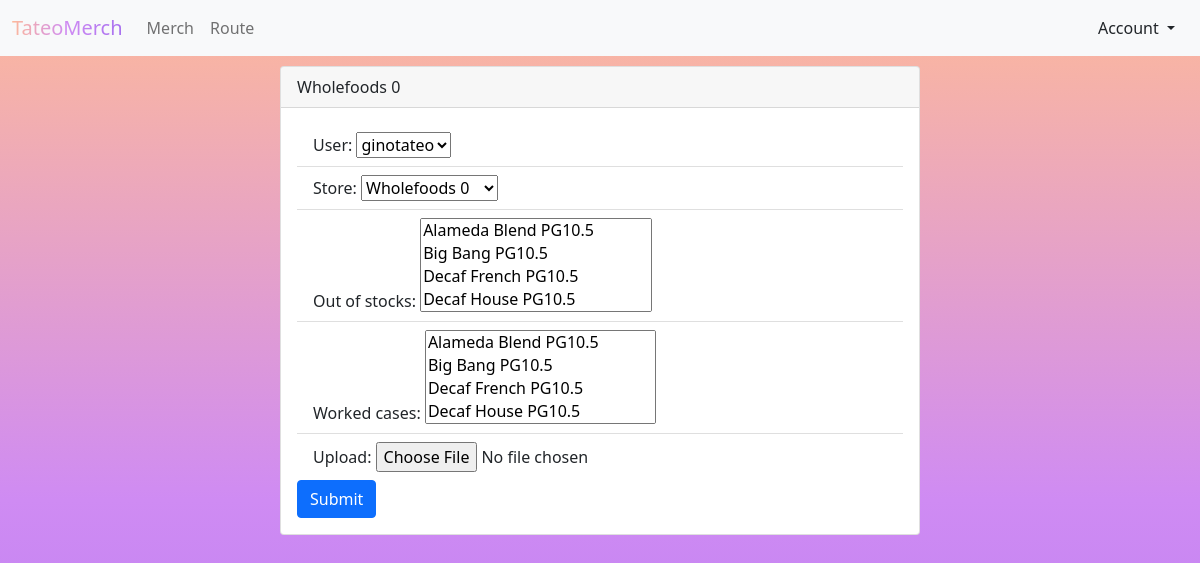
The page /merch/create-merch/2 (signed in) on the database as committed earlier.
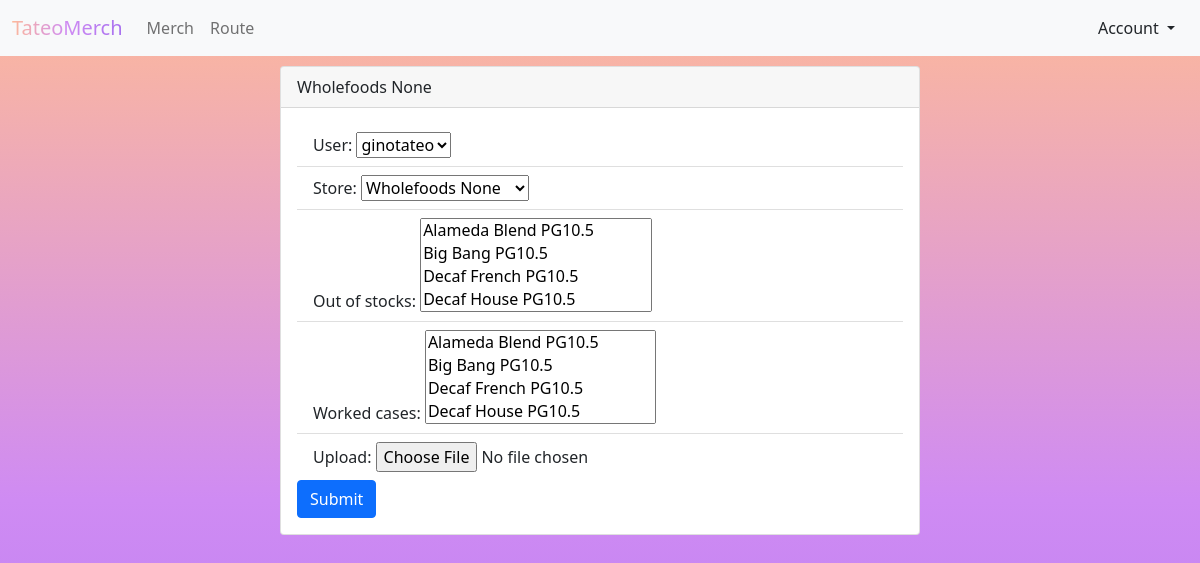
The same page on the database as committed later.
### merch/models.py (models this page shows)
class Store(models.Model):
    name = models.CharField(default= "Safeway", choices=STORE, max_length=25)
    number = models.IntegerField(default= "", max_length=100, blank=True, null=True)
    City = models.CharField(default= "", max_length=25)
    RSRrt = models.IntegerField(default="", max_length=100)
    Area = models.CharField(default= "", max_length=25)
    receiver_name = models.CharField(default="", max_length=25)
    receiver_open = models.TimeField(default=default_start_time)
    receiver_close = models.TimeField(default=default_start_time)
    receive_type = models.CharField(default="DEX", choices=RECEIVE_TYPE, max_length=25)
    weekly_average = models.IntegerField(default=0, max_length=100)
    Address = models.CharField(default= "", max_length=50)
    BS_Location = models.CharField(default= "", max_length=50)
    displays = models.ManyToManyField(Display)
    def __str__(self):
        return f'{self.name} {self.number}'

### merch/views.py (the view)
# urls.py: path('create-merch/<storeid>', views.create_merch, name='create-merch'),
@login_required
def create_merch(request, storeid):
    current_store = get_object_or_404(Store, pk=storeid)
    current_user = request.user
    if request.method == 'POST':
        form = MerchForm(request.POST)
        if form.is_valid():
            form.save()
            return redirect('/merch/dashboard')
        else:
            print(form.errors)
    else:
        form = MerchForm(initial={"user":  current_user, "store": current_store})
    return render(request,
                  'create-merch.html',
                  {'form': form,
                   'store': current_store
                   })

### merch/forms.py
class MerchForm(forms.ModelForm):
    class Meta:
        model = Merch
        fields = ['OOS', 'worked_cases', 'upload', 'store', 'user']
    def __init__(self, *args, **kwargs):
        super(MerchForm, self).__init__(*args, **kwargs)
        self.fields['OOS'].required = False
        self.fields['worked_cases'].required = False

### merch/models.py (called while the page is built)
    def __str__(self):
        return self.item_name + ' ' + self.item_brand + self.item_type + self.item_size

### templates/create-merch.html (shortened to what this page needs)
<!doctype html>
<html lang="en">
  <head>
    <link href="https://cdn.jsdelivr.net/npm/bootstrap@5.1.3/dist/css/bootstrap.min.css" rel="stylesheet">
  </head>
<body class="grad">
        {% extends 'navbar.html' %}
  {% block content %}
{% if store %}
<form action="/merch/create-merch/{{ store.id }}" method="post" enctype="multipart/form-data">
<div style="display: flex; flex-direction:  row; justify-content: center">
            <div class="card" style="width: 40rem; margin: 10px">
            <div class="card-header">{{ store.name }} {{ store.number }}</div>
              <div class="card-body">
                    <ul class="list-group list-group-flush">
                        <li class="list-group-item" value="{{ user }}"> User: {{ form.user }}</li>
                         <li class="list-group-item" value="{{ store.id }} "> Store: {{ form.store }}</li>
                        <li class="list-group-item">Out of stocks: {{ form.OOS }}</li>
                        <li class="list-group-item">Worked cases: {{ form.worked_cases }}</li>
                        <li class="list-group-item">Upload: {{ form.upload }}</li>
                    </ul>
                  <input class="btn btn-primary" type="submit" value="Submit">
              </div>
            </div>
</div>
    {% endif %}
</form>
{% endblock content %}

Rows that differ between the two databases and show on the page:
changed Store "Wholefoods": number "0" → "None"
Other text that changed with them:
form field store: "Wholefoods 0" → "Wholefoods None"
